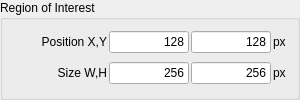
         <widget class="QGroupBox" name="groupBox_4">
          <property name="title">
           <string>Region of Interest</string>
          </property>
          <layout class="QGridLayout" name="gridLayout_3">
           <property name="leftMargin">
            <number>4</number>
           </property>
           <property name="topMargin">
            <number>4</number>
           </property>
           <property name="rightMargin">
            <number>4</number>
           </property>
           <property name="bottomMargin">
            <number>4</number>
           </property>
           <property name="spacing">
            <number>2</number>
           </property>
           <item row="0" column="3">
            <widget class="QLabel" name="label_20">
             <property name="sizePolicy">
              <sizepolicy hsizetype="Preferred" vsizetype="Preferred">
               <horstretch>0</horstretch>
               <verstretch>0</verstretch>
              </sizepolicy>
             </property>
             <property name="minimumSize">
              <size>
               <width>20</width>
               <height>0</height>
              </size>
             </property>
             <property name="maximumSize">
              <size>
               <width>20</width>
               <height>16777215</height>
              </size>
             </property>
             <property name="text">
              <string>px</string>
             </property>
            </widget>
           </item>
           <item row="0" column="0">
            <widget class="QLabel" name="label_19">
             <property name="sizePolicy">
              <sizepolicy hsizetype="Preferred" vsizetype="Preferred">
               <horstretch>0</horstretch>
               <verstretch>0</verstretch>
              </sizepolicy>
             </property>
             <property name="minimumSize">
              <size>
               <width>100</width>
               <height>0</height>
              </size>
             </property>
             <property name="text">
              <string>Position X,Y</string>
             </property>
             <property name="alignment">
              <set>Qt::AlignRight|Qt::AlignTrailing|Qt::AlignVCenter</set>
             </property>
            </widget>
           </item>
           <item row="1" column="1">
            <widget class="QLineEdit" name="mRegionOfInterestSizeXLineEdit">
             <property name="sizePolicy">
              <sizepolicy hsizetype="Preferred" vsizetype="Fixed">
               <horstretch>0</horstretch>
               <verstretch>0</verstretch>
              </sizepolicy>
             </property>
             <property name="minimumSize">
              <size>
               <width>50</width>
               <height>0</height>
              </size>
             </property>
             <property name="maximumSize">
              <size>
               <width>80</width>
               <height>16777215</height>
              </size>
             </property>
             <property name="text">
              <string>256</string>
             </property>
             <property name="alignment">
              <set>Qt::AlignRight|Qt::AlignTrailing|Qt::AlignVCenter</set>
             </property>
            </widget>
           </item>
           <item row="0" column="2">
            <widget class="QLineEdit" name="mRegionOfInterestPositionYLineEdit">
             <property name="sizePolicy">
              <sizepolicy hsizetype="Preferred" vsizetype="Fixed">
               <horstretch>0</horstretch>
               <verstretch>0</verstretch>
              </sizepolicy>
             </property>
             <property name="minimumSize">
              <size>
               <width>50</width>
               <height>0</height>
              </size>
             </property>
             <property name="maximumSize">
              <size>
               <width>80</width>
               <height>16777215</height>
              </size>
             </property>
             <property name="text">
              <string>128</string>
             </property>
             <property name="alignment">
              <set>Qt::AlignRight|Qt::AlignTrailing|Qt::AlignVCenter</set>
             </property>
            </widget>
           </item>
           <item row="1" column="2">
            <widget class="QLineEdit" name="mRegionOfInterestSizeYLineEdit">
             <property name="sizePolicy">
              <sizepolicy hsizetype="Preferred" vsizetype="Fixed">
               <horstretch>0</horstretch>
               <verstretch>0</verstretch>
              </sizepolicy>
             </property>
             <property name="minimumSize">
              <size>
               <width>50</width>
               <height>0</height>
              </size>
             </property>
             <property name="maximumSize">
              <size>
               <width>80</width>
               <height>16777215</height>
              </size>
             </property>
             <property name="text">
              <string>256</string>
             </property>
             <property name="alignment">
              <set>Qt::AlignRight|Qt::AlignTrailing|Qt::AlignVCenter</set>
             </property>
            </widget>
           </item>
           <item row="1" column="0">
            <widget class="QLabel" name="label_16">
             <property name="sizePolicy">
              <sizepolicy hsizetype="Preferred" vsizetype="Preferred">
               <horstretch>0</horstretch>
               <verstretch>0</verstretch>
              </sizepolicy>
             </property>
             <property name="minimumSize">
              <size>
               <width>100</width>
               <height>0</height>
              </size>
             </property>
             <property name="text">
              <string>Size W,H</string>
             </property>
             <property name="alignment">
              <set>Qt::AlignRight|Qt::AlignTrailing|Qt::AlignVCenter</set>
             </property>
            </widget>
           </item>
           <item row="1" column="3">
            <widget class="QLabel" name="label_21">
             <property name="sizePolicy">
              <sizepolicy hsizetype="Preferred" vsizetype="Preferred">
               <horstretch>0</horstretch>
               <verstretch>0</verstretch>
              </sizepolicy>
             </property>
             <property name="minimumSize">
              <size>
               <width>20</width>
               <height>0</height>
              </size>
             </property>
             <property name="maximumSize">
              <size>
               <width>20</width>
               <height>16777215</height>
              </size>
             </property>
             <property name="text">
              <string>px</string>
             </property>
            </widget>
           </item>
           <item row="0" column="1">
            <widget class="QLineEdit" name="mRegionOfInterestPositionXLineEdit">
             <property name="sizePolicy">
              <sizepolicy hsizetype="Preferred" vsizetype="Fixed">
               <horstretch>0</horstretch>
               <verstretch>0</verstretch>
              </sizepolicy>
             </property>
             <property name="minimumSize">
              <size>
               <width>50</width>
               <height>0</height>
              </size>
             </property>
             <property name="maximumSize">
              <size>
               <width>80</width>
               <height>16777215</height>
              </size>
             </property>
             <property name="text">
              <string>128</string>
             </property>
             <property name="alignment">
              <set>Qt::AlignRight|Qt::AlignTrailing|Qt::AlignVCenter</set>
             </property>
            </widget>
           </item>
          </layout>
         </widget>
